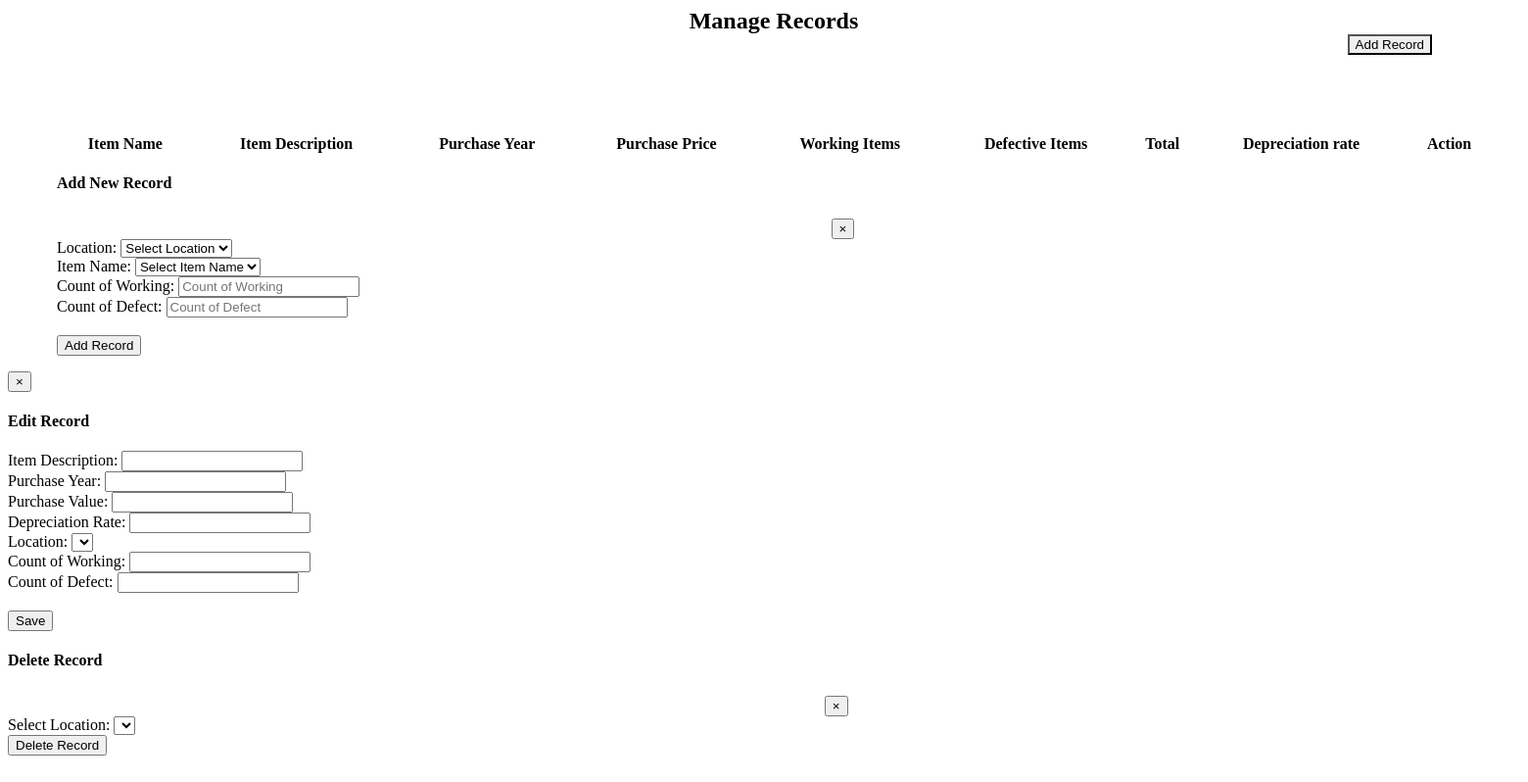
The app's page /manage-records.php, older data.
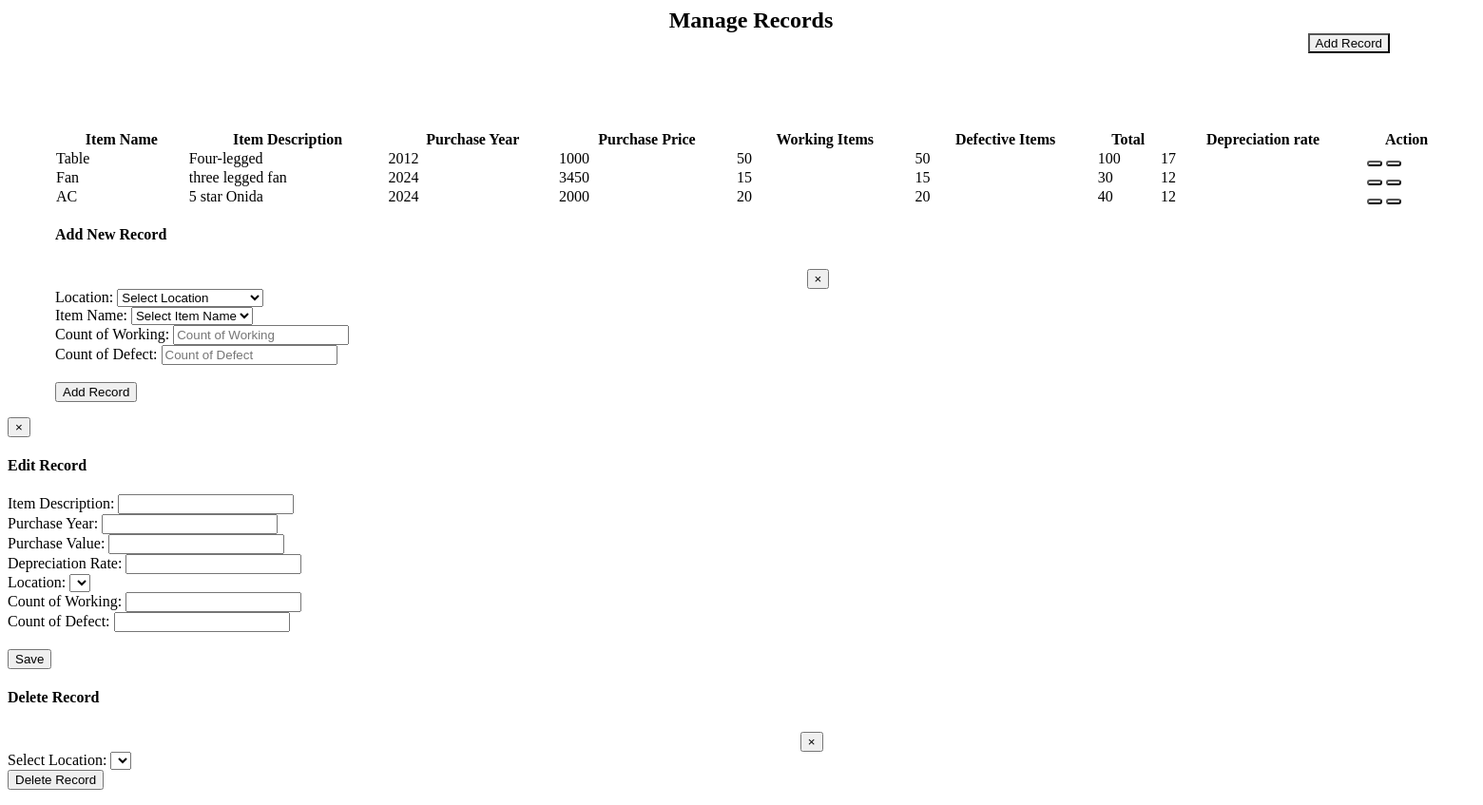
The same page, newer data.
### tables this page shows
CREATE TABLE `items` (
  `item_id` int(11) NOT NULL,
  `item_name` varchar(20) NOT NULL,
  `item_description` varchar(50) NOT NULL,
  `item_purchase_price` decimal(10,0) NOT NULL,
  `item_purchase_year` year(4) NOT NULL,
  `item_depreciation_rate` decimal(10,0) NOT NULL,
  `image` varchar(50) NOT NULL
);

### manage-records.php (the view, shortened to what the changed rows need)
<div class="col-sm-9 col-sm-offset-3 col-lg-10 col-lg-offset-2 main">
	<div class="row">
		<div class="col-lg-12">
			<div class="panel panel-default">
				<div class="panel-heading">
					<div class="panel-body">
						<table class="table table-striped table-bordered table-responsive" cellspacing="0" width="100%"
							id="rooms">
							<thead>
								<tr>
									<th style="text-align: center">Item Name</th>
									<th style="text-align: center">Item Description</th>
									<th style="text-align: center">Purchase Year</th>
									<th style="text-align: center">Purchase Price</th>
									<th style="text-align: center">Working Items</th>
									<th style="text-align: center">Defective Items</th>
									<th style="text-align: center">Total</th>
									<th style="text-align: center">Depreciation rate</th>
									<th style="text-align: center">Action</th>
								</tr>
								<?php
								$query = "SELECT *, calculateTotalCount(item_id) AS count_total, calculateTotalWorkingCount(item_id) AS count_working, calculateTotalDefectCount(item_id) AS count_defect FROM items;";
								$result = mysqli_query($connection, $query);
								while ($row = mysqli_fetch_assoc($result)) { ?>
									<tr>
										<td><?php echo $row['item_name'] ?></td>
										<td><?php echo $row['item_description'] ?></td>
										<td><?php echo $row['item_purchase_year'] ?></td>
										<td><?php echo $row['item_purchase_price'] ?></td>
										<td><?php echo $row['count_working'] ?></td>
										<td><?php echo $row['count_defect'] ?></td>
										<td><?php echo $row['count_total'] ?></td>
										<td><?php echo $row['item_depreciation_rate'] ?></td>
										<td>
											<button title="Edit Record" style="border-radius:60px;" data-toggle="modal"
												data-target="#editRecord" data-id="<?php echo $row['item_id']; ?>"
												id="editRecordButton" class="btn btn-info">
											</button>
											<button title="Delete Record" style="border-radius:60px;" data-toggle="modal"
												data-target="#deleteRecord" data-id="<?php echo $row['item_id']; ?>"
												id="deleteRecordButton" class="btn btn-danger">
											</button>
										</td>
									</tr>
								<?php } ?>
						</table>
					</div>
				</div>
			</div>
		</div>
	</div>
</div>

Row changes from the older to the newer data that the page shows:
added items: item_name "Table", item_description "Four-legged", item_purchase_year "2012", item_purchase_price "1000", count_working "50", count_defect "50", count_total "100", item_depreciation_rate "17"
added items: item_name "Fan", item_description "three legged fan", item_purchase_year "2024", item_purchase_price "3450", count_working "15", count_defect "15", count_total "30", item_depreciation_rate "12"
added items: item_name "AC", item_description "5 star Onida", item_purchase_year "2024", item_purchase_price "2000", count_working "20", count_defect "20", count_total "40", item_depreciation_rate "12"
